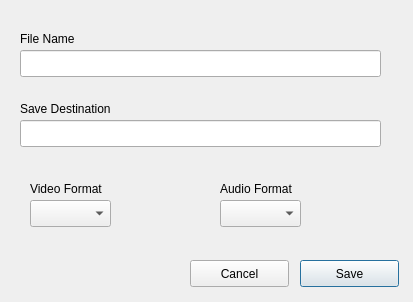
<?xml version="1.0" encoding="UTF-8"?>
<ui version="4.0">
 <class>Dialog</class>
 <widget class="QDialog" name="Dialog">
  <property name="geometry">
   <rect>
    <x>0</x>
    <y>0</y>
    <width>413</width>
    <height>302</height>
   </rect>
  </property>
  <property name="windowTitle">
   <string>Dialog</string>
  </property>
  <widget class="QLineEdit" name="txt_save_dest">
   <property name="geometry">
    <rect>
     <x>20</x>
     <y>120</y>
     <width>361</width>
     <height>27</height>
    </rect>
   </property>
  </widget>
  <widget class="QLabel" name="label">
   <property name="geometry">
    <rect>
     <x>20</x>
     <y>100</y>
     <width>121</width>
     <height>17</height>
    </rect>
   </property>
   <property name="text">
    <string>Save Destination</string>
   </property>
  </widget>
  <widget class="QLabel" name="label_2">
   <property name="geometry">
    <rect>
     <x>30</x>
     <y>180</y>
     <width>121</width>
     <height>17</height>
    </rect>
   </property>
   <property name="text">
    <string>Video Format</string>
   </property>
  </widget>
  <widget class="QLabel" name="label_3">
   <property name="geometry">
    <rect>
     <x>220</x>
     <y>180</y>
     <width>121</width>
     <height>17</height>
    </rect>
   </property>
   <property name="text">
    <string>Audio Format</string>
   </property>
  </widget>
  <widget class="QLineEdit" name="txt_file_name">
   <property name="geometry">
    <rect>
     <x>20</x>
     <y>50</y>
     <width>361</width>
     <height>27</height>
    </rect>
   </property>
  </widget>
  <widget class="QLabel" name="label_4">
   <property name="geometry">
    <rect>
     <x>20</x>
     <y>30</y>
     <width>121</width>
     <height>17</height>
    </rect>
   </property>
   <property name="text">
    <string>File Name</string>
   </property>
  </widget>
  <widget class="QComboBox" name="combo_video">
   <property name="geometry">
    <rect>
     <x>30</x>
     <y>200</y>
     <width>81</width>
     <height>27</height>
    </rect>
   </property>
   <property name="sizePolicy">
    <sizepolicy hsizetype="Preferred" vsizetype="Ignored">
     <horstretch>0</horstretch>
     <verstretch>0</verstretch>
    </sizepolicy>
   </property>
   <item>
    <property name="text">
     <string/>
    </property>
   </item>
   <item>
    <property name="text">
     <string>mp4</string>
    </property>
   </item>
   <item>
    <property name="text">
     <string>avi</string>
    </property>
   </item>
   <item>
    <property name="text">
     <string>wma</string>
    </property>
   </item>
   <item>
    <property name="text">
     <string>mov</string>
    </property>
   </item>
   <item>
    <property name="text">
     <string>flv</string>
    </property>
   </item>
  </widget>
  <widget class="QComboBox" name="combo_audio">
   <property name="geometry">
    <rect>
     <x>220</x>
     <y>200</y>
     <width>81</width>
     <height>27</height>
    </rect>
   </property>
   <item>
    <property name="text">
     <string/>
    </property>
   </item>
   <item>
    <property name="text">
     <string>mp3</string>
    </property>
   </item>
   <item>
    <property name="text">
     <string>wav</string>
    </property>
   </item>
   <item>
    <property name="text">
     <string>FLAC</string>
    </property>
   </item>
  </widget>
  <widget class="QPushButton" name="btn_save">
   <property name="geometry">
    <rect>
     <x>300</x>
     <y>260</y>
     <width>99</width>
     <height>27</height>
    </rect>
   </property>
   <property name="text">
    <string>Save</string>
   </property>
  </widget>
  <widget class="QPushButton" name="btn_cancel">
   <property name="geometry">
    <rect>
     <x>190</x>
     <y>260</y>
     <width>99</width>
     <height>27</height>
    </rect>
   </property>
   <property name="text">
    <string>Cancel</string>
   </property>
  </widget>
 </widget>
 <resources/>
 <connections/>
</ui>
